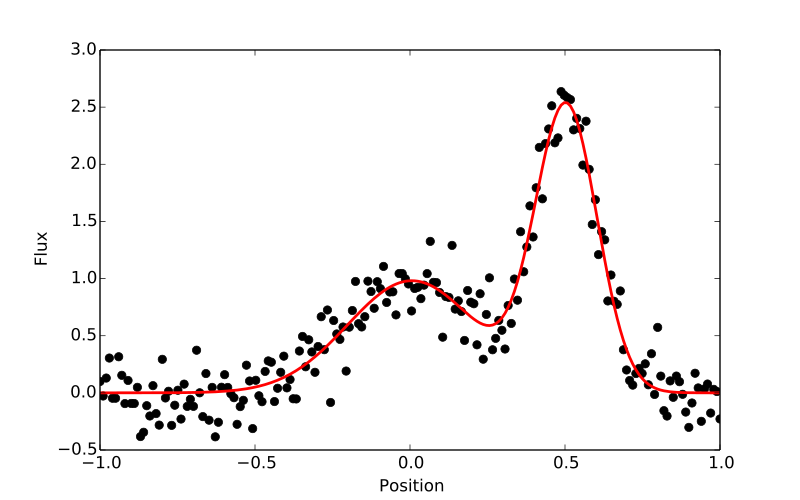

Source code (Python):
import numpy as np
from astropy.modeling import models, fitting

# Generate fake data
np.random.seed(42)
g1 = models.Gaussian1D(1, 0, 0.2)
g2 = models.Gaussian1D(2.5, 0.5, 0.1)
x = np.linspace(-1, 1, 200)
y = g1(x) + g2(x) + np.random.normal(0., 0.2, x.shape)

# Now to fit the data create a new superposition with initial
# guesses for the parameters:
gg_init = models.Gaussian1D(1, 0, 0.1) + models.Gaussian1D(2, 0.5, 0.1)
fitter = fitting.SLSQPLSQFitter()
gg_fit = fitter(gg_init, x, y)

# Plot the data with the best-fit model
plt.figure(figsize=(8,5))
plt.plot(x, y, 'ko')
plt.plot(x, gg_fit(x), 'r-', lw=2)
plt.xlabel('Position')
plt.ylabel('Flux')
